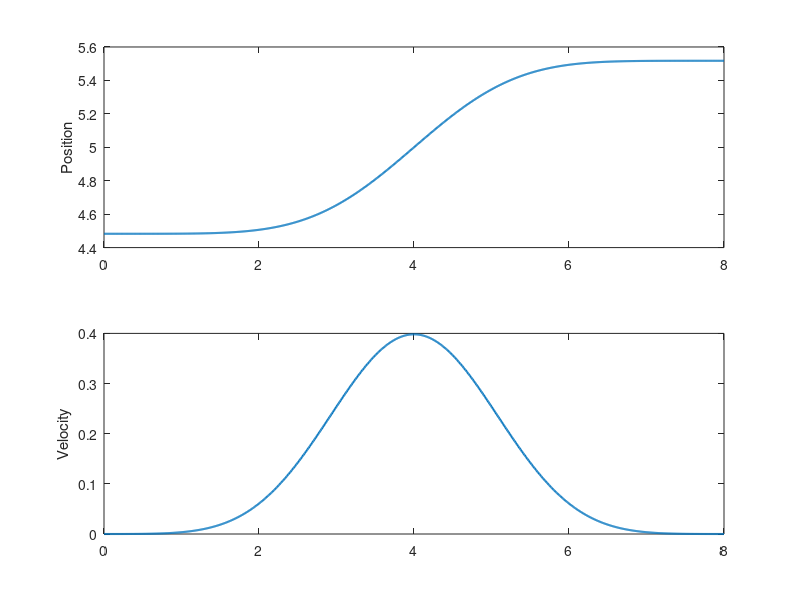

MATLAB code for this plot:
%Elliptic Trajectory
% Example 2.16
clear;clc;

t0 = 0;
t1 = 8;
q0 = 0;
q1 = 10;
lamda = 0.2;
delta = 7.1;
T = t1 - t0;
h = q1 - q0;


x=linspace(0,T,1000);
y=[];
dy = [];
ddy = [];
dddy = [];

%for cal vc
fun = @(a,b) (2 * a).^2/(abs( 1 - (2 * a).^2)).^b;
inte_q = integral(@(a) fun(a,0.2),0,0.5,'ArrayValued',true)
vc = 1/(2 * delta *inte_q);

fun2 = @(delta,tau,lamba)  exp(-delta.* (2 * tau).^2 / (abs( 1 - (2 * tau).^2)).^lamba )

for t = x;
    tau = (t - t0)/T - 0.5;
    
    qN   = vc *  integral(@(tau) fun2(delta,tau, lamda),0,tau,'ArrayValued',true);
    qN_d = vc * exp(-delta * fun(tau, lamda) );
    
    q = q0 + h * (0.5 + qN);
    y = [y,q];
    dq = h/T * qN_d;
    dy = [dy,dq];
end


subplot(2,1,1);
plot(x,y,'linewidth',1.5);
ylabel('Position')

subplot(2,1,2);
plot(x,dy,'linewidth',1.5);
ylabel('Velocity')


